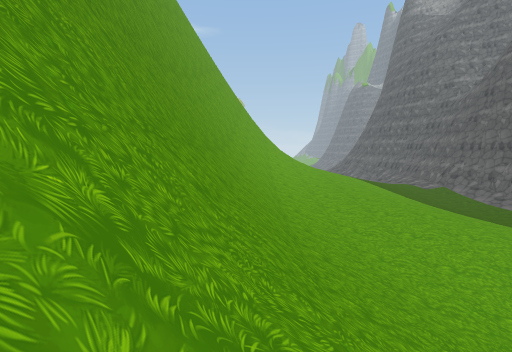
[1] (above)

17 first-person views from a walk through a scene from a Unity 3-D project. The camera is 1.4 m above the floor, tilts 6° down and sees 85° across. The floor is counted in squares, 2 m on a side. Each view is taken from the middle of a square. On the plan, view 1 faces up. The plan holds only what a view shows up to about 9 squares ahead; the rest is blank. The place goes on beyond the plan. Some surface patterns are stand-ins.

[2]
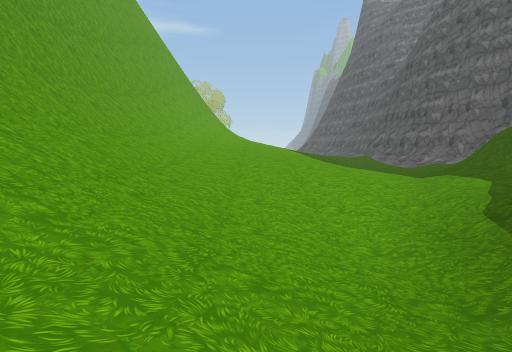

[3]
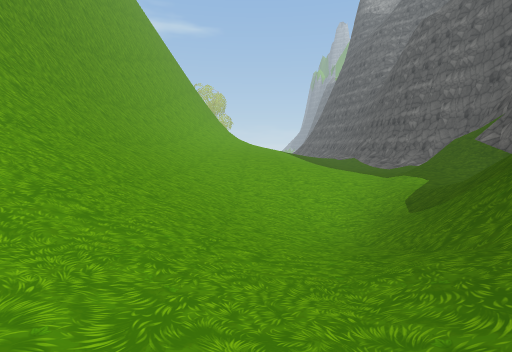

[4]
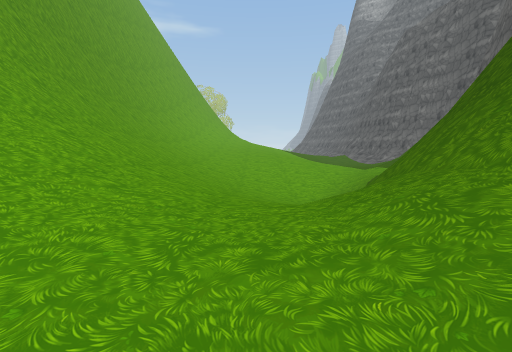

[5]
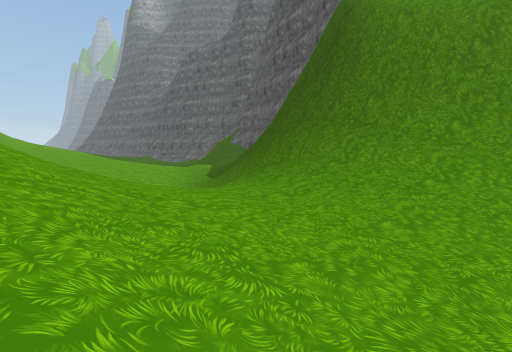

[6]
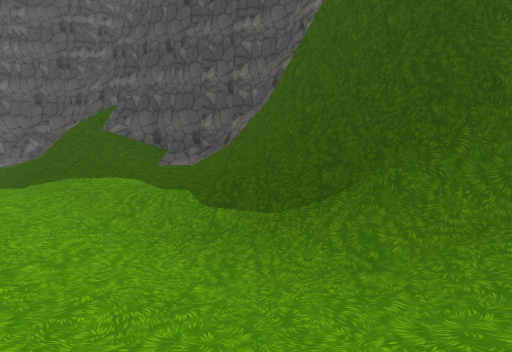

[7]
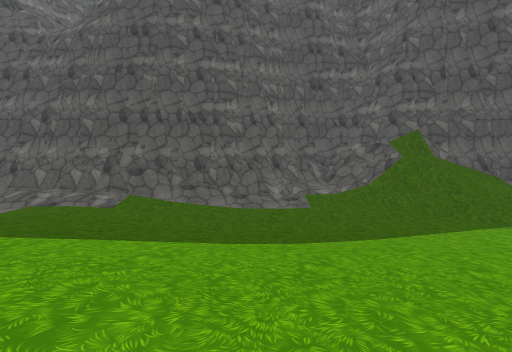

[8]
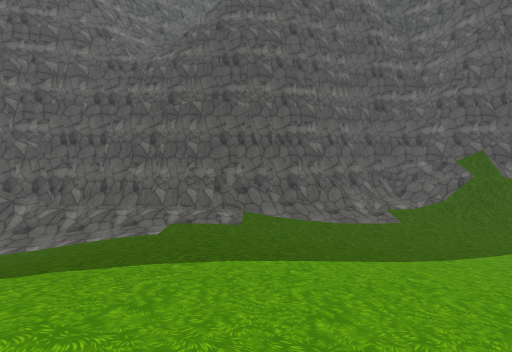

[9]
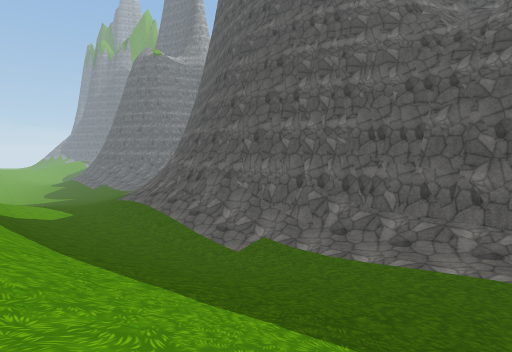

[10]
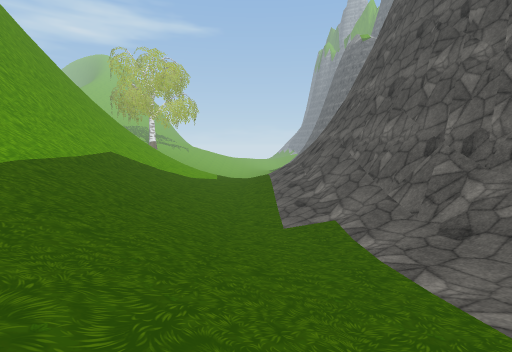

[11]
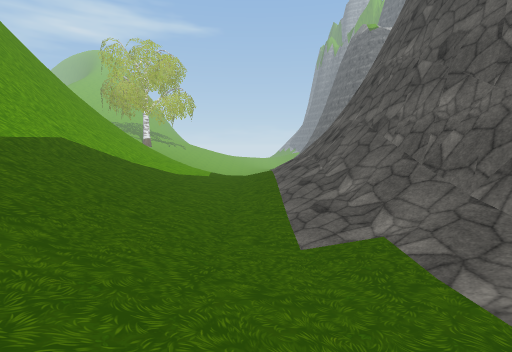

[12]
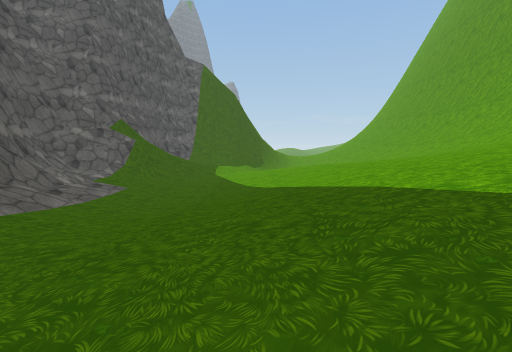

[13]
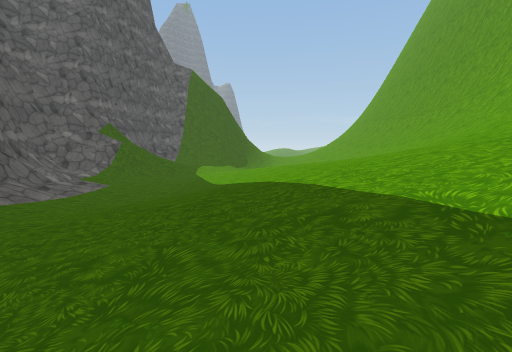

[14]
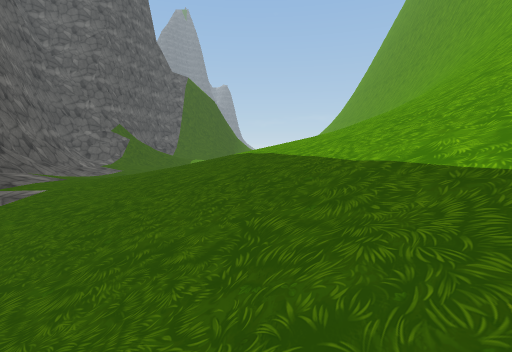

[15]
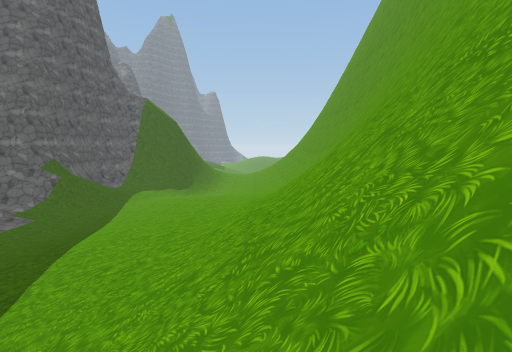

[16]
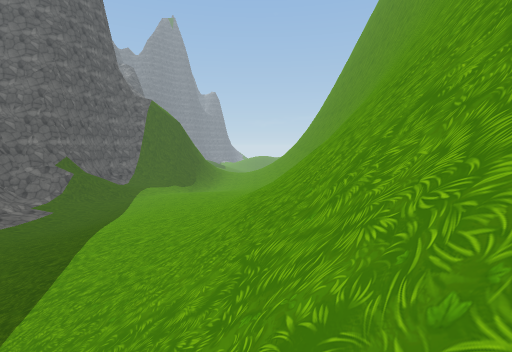

[17]
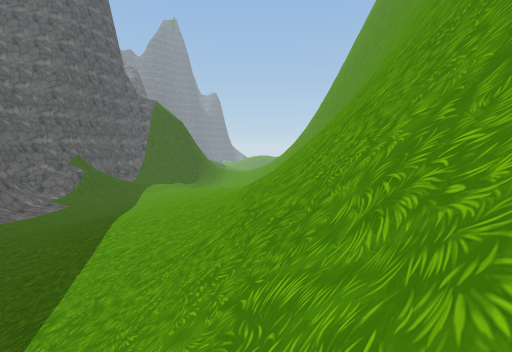

### Floor plan
Key: @ floor where view 1 was taken; # wall or solid block; . main floor; - floor 1.5 m lower than the main floor; : floor 1.75 m higher than the main floor; / step, stairs or slope; = window, fence, low wall or low ledge.
Columns run from 1 left of view 1 to 14 right of it. Each row starts with its distance up from view 1.
 28  #////.-./##
 27  ##///.-./=#
 26   #///.--//#
 25   #////--//#
 24   #////---/##
 23   #/////--//#
 22   #/////--//#
 21  ##//////../#
 20  #///////../#
 19  #///////../#
 18  #///::..../#
 17  #///::.....##
 16  #///::.....##
 15 ##///::...../#
 14 #///::....../#
 13 #///::....../##
 12 #///::....../=#
 11 #/// ......../##
 10 #//:  ......../#
  9 #//.........//##
  8 #//......../==#
  7 #//.......////
  6 #///.......//#
  5 #///.......//#
  4 #///...-/.../#
  3 #///..--////##
  2 #////.-////##
  1 #/////-//###
  0  @//////###
 -1  ////./##
 -2   //../##
 -3   //..//##
 -4   //..//##
 -5   //..///#
 -6   /...///#

Positions as (right, up) in squares from view 1, and headings:
1: (0, 0), facing up
2: (4, -1), facing up
3: (4, -3), facing up
4: (4, -5), facing up
5: (1, -6), facing up-right
6: (3, 2), facing right
7: (3, 12), facing right
8: (2, 15), facing right
9: (3, 18), facing up-right
10: (7, 18), facing up
11: (7, 20), facing up
12: (7, 18), facing down
13: (6, 19), facing down
14: (5, 22), facing down
15: (2, 21), facing down
16: (2, 22), facing down
17: (2, 23), facing down
